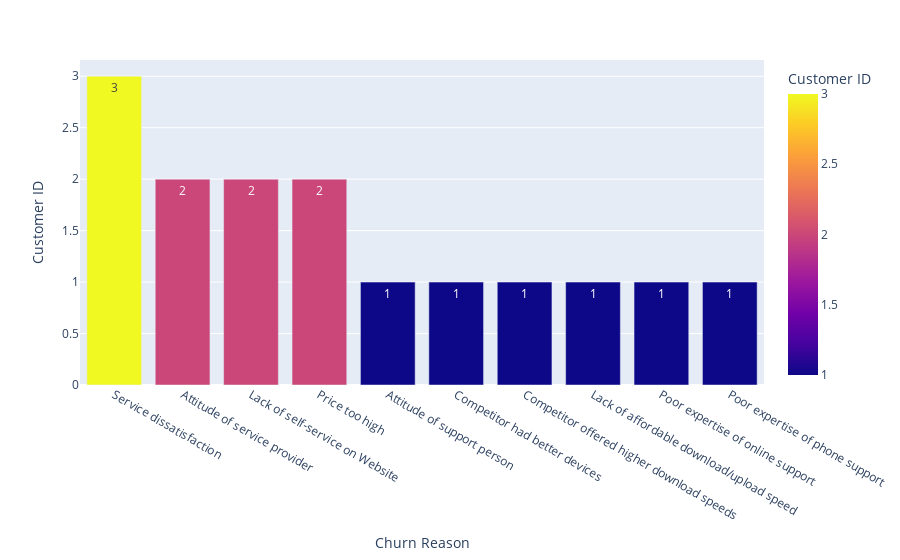

The cell this chart's notebook holds for it:
### Markdown cell above
## Observation

50% of the customers who left the service did so in the first 2 months
Domain knowledge

The client's lifetime before the churn is very important information, Usually the first months in the service are the most risky, since customers may have their own expectations from the service and so on.

## What were the reasons for the churn mentioned by customers?
We know that in general 25.4% of customers have stopped using our service and 50% of such customers have used our service for 2 months or less.

Now we can start analyzing our customer profile data to understand which type of customers are more likely to stop using our service and what actions we can take.

But before that, we can also look at the customer responses that we have in the Churn Reason column. Of course, customer survey data is often biased, as it contains the subjective opinion of the customer, but asking the opinion of customers is very important for any business that wants to develop and improve. Moreover, we have a lot of information with which we can verify customer responses.

### Code cell
fig = px.bar(df[~df['Churn Reason'].isin(['Not Applicable', 'Unknown', '43tgeh'])]\
             .groupby(['Churn Reason'])['Customer ID'].nunique().reset_index()\
             .sort_values('Customer ID',ascending=False),
             x='Churn Reason',
             y='Customer ID', 
             color = 'Customer ID',
             text = 'Customer ID')
fig.show()

### Figure 1 — Plotly figure (JSON) as saved in the notebook; plotly's stock layout.template omitted (floating-point values rounded to 4 significant figures)
{"data": [{"alignmentgroup": "True", "hovertemplate": "Churn Reason=%{x}<br>Customer ID=%{marker.color}<extra></extra>", "legendgroup": "", "marker": {"color": [3, 2, 2, 2, 1, 1, 1, 1, 1, 1], "coloraxis": "coloraxis", "pattern": {"shape": ""}}, "name": "", "offsetgroup": "", "orientation": "v", "showlegend": false, "text": [3, 2, 2, 2, 1, 1, 1, 1, 1, 1], "textposition": "auto", "type": "bar", "x": ["Service dissatisfaction", "Attitude of service provider", "Lack of self-service on Website", "Price too high", "Attitude of support person", "Competitor had better devices", "Competitor offered higher download speeds", "Lack of affordable download/upload speed", "Poor expertise of online support", "Poor expertise of phone support"], "xaxis": "x", "y": [3, 2, 2, 2, 1, 1, 1, 1, 1, 1], "yaxis": "y"}], "layout": {"autosize": true, "barmode": "relative", "coloraxis": {"colorbar": {"title": {"text": "Customer ID"}}, "colorscale": [[0, "#0d0887"], [0.1111, "#46039f"], [0.2222, "#7201a8"], [0.3333, "#9c179e"], [0.4444, "#bd3786"], [0.5556, "#d8576b"], [0.6667, "#ed7953"], [0.7778, "#fb9f3a"], [0.8889, "#fdca26"], [1, "#f0f921"]]}, "legend": {"tracegroupgap": 0}, "margin": {"t": 60}, "xaxis": {"anchor": "y", "autorange": true, "domain": [0, 1], "range": [-0.5, 9.5], "title": {"text": "Churn Reason"}, "type": "category"}, "yaxis": {"anchor": "x", "autorange": true, "domain": [0, 1], "range": [0, 3.158], "title": {"text": "Customer ID"}, "type": "linear"}}}
